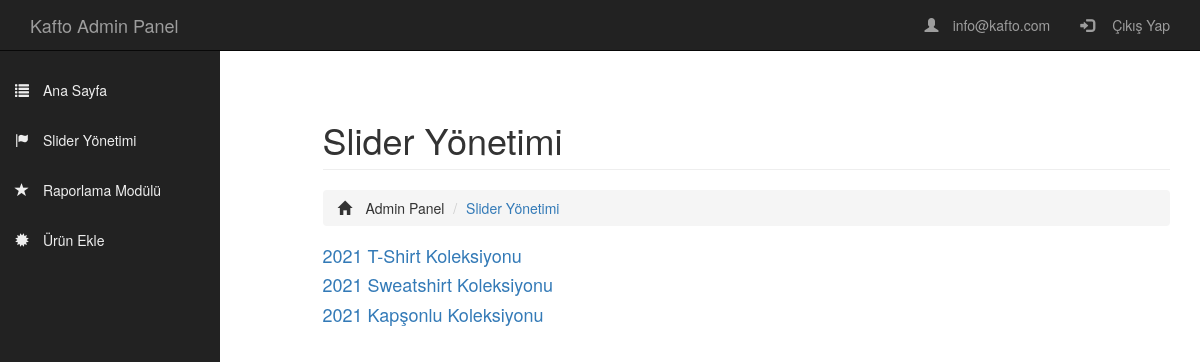
The app's page /kafto/admin/panel/slider.php (signed in) with its own data.
### tables this page shows
CREATE TABLE `slider` (
  `id` int(10) NOT NULL,
  `gorsel` varchar(255) NOT NULL,
  `baslik` varchar(255) NOT NULL,
  `aciklama` varchar(255) NOT NULL,
  `urunad` varchar(255) NOT NULL
);

### kafto/admin/panel/slider.php (the view, shortened to what this page needs)
<?php include("../../config.php"); ?>
<!DOCTYPE html>
<html lang="tr">
<head>
    <link rel='stylesheet' href='https://maxcdn.bootstrapcdn.com/bootstrap/3.3.5/css/bootstrap.min.css'>
    <link rel="stylesheet" href="./style.css">
</head>
<body>
<?php include("header.php"); ?>
<div class="col-md-9 animated bounce">
    <h1 class="page-header">Slider Yönetimi</h1>
    <ul class="breadcrumb">
        <li><span class="glyphicon glyphicon-home">&nbsp;</span>Admin Panel</li>
        <li><a href="slider.php">Slider Yönetimi</a></li>
    </ul>
    <?php
    $veriler = $db->prepare("SELECT * FROM slider");
    $veriler->execute();
    $dizi = $veriler->fetchAll(PDO::FETCH_OBJ);
    foreach ($dizi as $item) {
    ?>
    <h4><a href="sliderduzenle.php?id=<?php echo $item->id ?>"><?php echo $item->baslik ?></a></h4>
    <?php } ?>
</div>
</div>
</body>
</html>

### kafto/admin/panel/style.css (style rules this page uses)
body { padding-top: 80px; }

### records on screen
slider: baslik "2021 T-Shirt Koleksiyonu"
slider: baslik "2021 Sweatshirt Koleksiyonu"
slider: baslik "2021 Kapşonlu Koleksiyonu"

### other values on screen
$_SESSION['adminemail'] "info@kafto.com"
